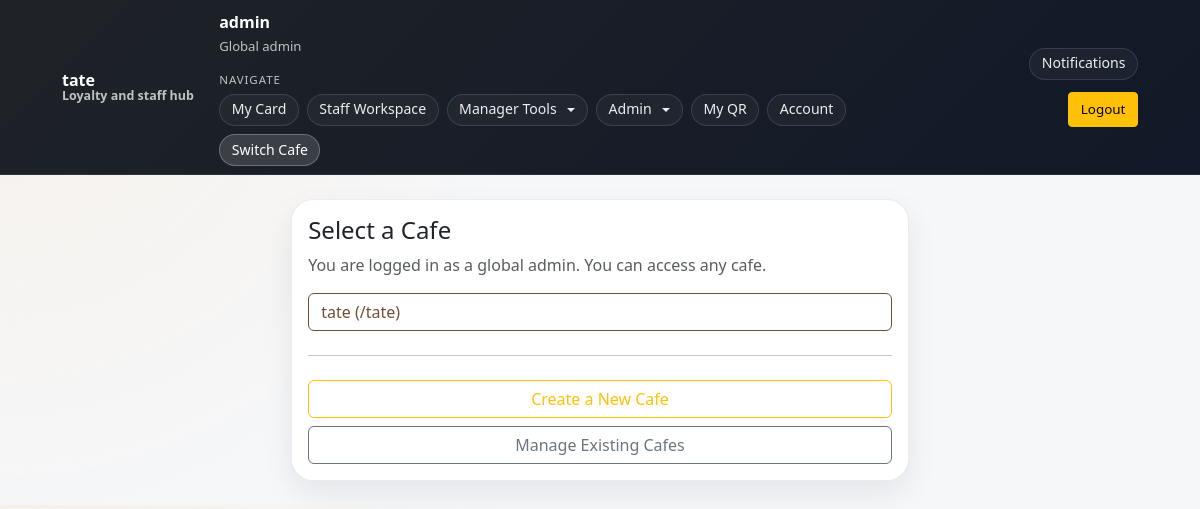
/select-cafe (signed in), run on the app's committed database.
### models.py (models this page shows)
class Cafe(db.Model):
    __tablename__ = "cafes"
    id = db.Column(db.Integer, primary_key=True)
    name = db.Column(db.String(120), nullable=False)
    slug = db.Column(db.String(80), unique=True, nullable=False, index=True)
    is_active = db.Column(db.Boolean, nullable=False, default=True)
    is_archived = db.Column(db.Boolean, nullable=False, default=False)
    created_at = db.Column(db.DateTime, nullable=False, default=datetime.utcnow)
    logo_url = db.Column(db.String(500), nullable=True)
    accent_color = db.Column(db.String(20), nullable=False, default="#6f4e37")
    secondary_color = db.Column(db.String(20), nullable=False, default="#f5ede3")
    theme_mode = db.Column(db.String(20), nullable=False, default="light")   # light | dark | coffee | modern
    card_style = db.Column(db.String(20), nullable=False, default="rounded") # rounded | minimal | bold
    public_location = db.Column(db.String(255), nullable=True)
    public_opening_hours = db.Column(db.String(255), nullable=True)
    public_join_instructions = db.Column(db.String(500), nullable=True)
    settings = db.relationship(
        "CafeSettings",
        back_populates="cafe",
        uselist=False,
        cascade="all, delete-orphan",
    )
    members = db.relationship(
        "CafeMember",
        back_populates="cafe",
        cascade="all, delete-orphan",
    )
    loyalty_cards = db.relationship(
        "LoyaltyCard",
        back_populates="cafe",
        cascade="all, delete-orphan",
    )
    activity_logs = db.relationship(
        "ActivityLog",
        back_populates="cafe",
        cascade="all, delete-orphan",
    )
    invites = db.relationship(
        "StaffInvite",
        back_populates="cafe",
        cascade="all, delete-orphan",
    )
    reward_tiers = db.relationship(
        "RewardTier",
        back_populates="cafe",
        cascade="all, delete-orphan",
        order_by="RewardTier.points_required.asc()",
    )

class User(db.Model):
    __tablename__ = "users"
    id = db.Column(db.Integer, primary_key=True)
    username = db.Column(db.String(40), unique=True, nullable=False, index=True)
    email = db.Column(db.String(255), unique=True, nullable=False, index=True)
    password_hash = db.Column(db.String(255), nullable=False)
    pending_email = db.Column(db.String(255), nullable=True)
    email_verified_at = db.Column(db.DateTime, nullable=True)
    requires_password_setup = db.Column(db.Boolean, nullable=False, default=False)
    requires_email_verification = db.Column(db.Boolean, nullable=False, default=False)
    is_active = db.Column(db.Boolean, nullable=False, default=True)
    is_global_admin = db.Column(db.Boolean, nullable=False, default=False)
    qr_token = db.Column(
        db.String(64),
        unique=True,
        nullable=False,
        default=lambda: secrets.token_urlsafe(32),
    )
    created_at = db.Column(db.DateTime, nullable=False, default=datetime.utcnow)
    memberships = db.relationship(
        "CafeMember",
        back_populates="user",
        cascade="all, delete-orphan",
    )
    loyalty_cards = db.relationship(
        "LoyaltyCard",
        back_populates="user",
        cascade="all, delete-orphan",
    )
    notifications = db.relationship(
        "Notification",
        back_populates="user",
        cascade="all, delete-orphan",
    )
    password_reset_tokens = db.relationship(
        "PasswordResetToken",
        back_populates="user",
        cascade="all, delete-orphan",
    )
    activity_as_actor = db.relationship(
        "ActivityLog",
        foreign_keys="ActivityLog.actor_user_id",
        back_populates="actor_user",
        cascade="all, delete-orphan",
    )
    activity_as_target = db.relationship(
        "ActivityLog",
        foreign_keys="ActivityLog.target_user_id",
        back_populates="target_user",
        cascade="all, delete-orphan",
    )

### app.py (the view)
    @app.get("/select-cafe")
    @require_login
    def select_cafe():
        cafes = cafes_accessible_to_user(current_user())
        return render_template("select_cafe.html", cafes=cafes)

### app.py (called while the page is built, shortened)
def ensure_global_settings() -> GlobalSettings:
    settings = db.session.get(GlobalSettings, 1)
    if settings:
        return settings
    settings = GlobalSettings(id=1)
    db.session.add(settings)
    db.session.commit()
    return settings

def ensure_email_settings() -> EmailSettings:
    settings = db.session.get(EmailSettings, 1)
    if settings:
        return settings

def cafe_is_available(cafe: Cafe | None) -> bool:
    return bool(cafe and cafe.is_active and not getattr(cafe, "is_archived", False))

def normalize_phone(phone_number: str) -> str:
    return re.sub(r"\D+", "", phone_number or "")

def normalize_email(email: str) -> str:
    return (email or "").strip().lower()

def get_user_contact(user_id: int) -> UserContact | None:
    return UserContact.query.filter_by(user_id=user_id).first()

def get_blocked_contact(*, email: str | None = None, phone_number: str | None = None) -> BlockedContact | None:
    normalized_email = normalize_email(email or "")
    if normalized_email:
        blocked_email = BlockedContact.query.filter_by(block_type="email", normalized_value=normalized_email).first()
        if blocked_email:
            return blocked_email
    normalized_phone = normalize_phone(phone_number or "")
    if normalized_phone:
        blocked_phone = BlockedContact.query.filter_by(block_type="phone", normalized_value=normalized_phone).first()
        if blocked_phone:
            return blocked_phone
    return None

def get_user_block(user: User | None) -> BlockedContact | None:
    if not user:
        return None
    contact = get_user_contact(user.id)
    return get_blocked_contact(email=user.email, phone_number=contact.phone_number if contact else None)

### templates/select_cafe.html
{% extends "base.html" %}
{% block content %}
<div class="row justify-content-center">
  <div class="col-lg-7">
    <div class="card shadow-sm">
      <div class="card-body">
        <h1 class="h4 mb-2">Select a Cafe</h1>
        {% if me_is_admin %}
          <p class="text-muted mb-3">
            You are logged in as a global admin. You can access any cafe.
          </p>
        {% else %}
          <p class="text-muted mb-3">
            Choose a cafe you’re assigned to.
          </p>
        {% endif %}
        {% if cafes|length == 0 %}
          <div class="alert alert-warning mb-0">
            No cafes available for your account yet.
          </div>
        {% else %}
          <div class="d-grid gap-2">
            {% for c in cafes %}
              <a class="btn btn-outline-primary text-start" href="{{ url_for('cafe_home', cafe_slug=c.slug) }}">
                {{ c.name }} (/{{ c.slug }})
              </a>
            {% endfor %}
          </div>
        {% endif %}
        {% if me_is_admin %}
          <hr class="my-4">
          <div class="d-grid gap-2">
            <a class="btn btn-outline-warning w-100" href="{{ url_for('admin_create_cafe') }}">
              Create a New Cafe
            </a>
            <a class="btn btn-outline-secondary w-100" href="{{ url_for('admin_cafes') }}">
              Manage Existing Cafes
            </a>
          </div>
        {% endif %}
      </div>
    </div>
  </div>
</div>
{% endblock %}

### templates/base.html (shortened to what this page needs)
<!doctype html>
<html lang="en">
<head>
<link href="https://cdn.jsdelivr.net/npm/bootstrap@5.3.3/dist/css/bootstrap.min.css" rel="stylesheet">
</head>
<body class="theme-{{ active_cafe.theme_mode if active_cafe else 'light' }} card-{{ active_cafe.card_style if active_cafe else 'rounded' }}">
<nav class="navbar navbar-expand-lg navbar-dark sticky-top">
<div class="container main-container">
<a class="navbar-brand fw-semibold" href="{{ url_for('index') }}">
<span class="brand-copy">
<span class="brand-title">{{ active_cafe.name if active_cafe else (global_settings.site_name if global_settings else 'Coffee Loyalty') }}</span>
<span class="brand-subtitle">
{% if active_cafe %}
Loyalty and staff hub
{% else %}
Cafe rewards and team tools
{% endif %}
</span>
</span>
</a>
<div class="collapse navbar-collapse" id="navMenu">
<div class="nav-layout ms-lg-4">
{% if me %}
<div class="nav-cluster">
<div class="nav-status" aria-label="Current account">
<strong>{{ me.username }}</strong>
<span>
{% if me_is_admin %}
Global admin
{% elif me_membership %}
{{ 'Cafe Owner' if me_membership.role == 'owner' else me_membership.role|capitalize }} at {{ active_cafe.name if active_cafe else 'selected cafe' }}
{% elif active_cafe %}
Customer at {{ active_cafe.name }}
{% else %}
Signed in
{% endif %}
</span>
</div>
<div class="nav-stack" aria-label="Workspace navigation">
<div class="nav-group-label">Navigate</div>
<div class="nav-menu-group">
{% if active_cafe %}
<a class="nav-chip {% if request.endpoint in ['card', 'card_history', 'open_card', 'cafe_card', 'cafe_history'] %}active{% endif %}"
href="{{ url_for('cafe_card', cafe_slug=active_cafe.slug) }}"
aria-current="{% if request.endpoint in ['card', 'card_history'] %}page{% endif %}">
My Card
</a>
{% endif %}
{% if active_cafe and (me_is_admin or (me_membership and me_membership.role in ['staff','manager','owner'])) %}
<a class="nav-chip {% if request.endpoint in ['staff_home', 'cafe_staff'] %}active{% endif %}"
href="{{ url_for('cafe_staff', cafe_slug=active_cafe.slug) }}"
aria-current="{% if request.endpoint in ['staff_home', 'cafe_staff'] %}page{% endif %}">
Staff Workspace
</a>
{% endif %}
{% if active_cafe and (me_is_admin or (me_membership and me_membership.role in ['manager', 'owner'])) %}
<div class="dropdown">
<button class="nav-chip nav-dropdown-toggle dropdown-toggle "
type="button"
data-bs-toggle="dropdown"
aria-expanded="false">
Manager Tools
</button>
</div>
{% endif %}
{% if me_is_admin %}
<div class="dropdown">
<button class="nav-chip nav-dropdown-toggle dropdown-toggle {% if request.endpoint in ['admin_create_cafe', 'admin_users', 'admin_global_settings', 'admin_cafes'] %}active{% endif %}"
type="button"
data-bs-toggle="dropdown"
aria-expanded="false">
Admin
</button>
</div>
{% endif %}
{% if active_cafe %}
<a class="nav-chip {% if request.endpoint == 'my_qr' %}active{% endif %}"
href="{{ url_for('my_qr') }}"
aria-current="{% if request.endpoint == 'my_qr' %}page{% endif %}">
My QR
</a>
{% endif %}
<a class="nav-chip {% if request.endpoint == 'account' %}active{% endif %}"
href="{{ url_for('account') }}"
aria-current="{% if request.endpoint == 'account' %}page{% endif %}">
Account
</a>
<a class="nav-chip nav-chip-muted {% if request.endpoint == 'select_cafe' %}active{% endif %}"
href="{{ url_for('select_cafe') }}"
aria-current="{% if request.endpoint == 'select_cafe' %}page{% endif %}">
Switch Cafe
</a>
</div>
</div>
</div>
<div class="nav-cluster justify-content-lg-end">
<div class="dropdown">
<button class="nav-chip nav-dropdown-toggle {% if unread_notifications %}active{% endif %}"
type="button"
data-bs-toggle="dropdown"
aria-expanded="false"
aria-label="Notifications">
Notifications
</button>
</div>
<form method="post"
action="{{ url_for('logout') }}"
class="m-0">
<button class="btn btn-warning btn-sm">Logout</button>
</form>
</div>
{% endif %}
</div>
</div>
</div>
</nav>
<main class="container main-container py-4" id="main-content" tabindex="-1">
{% block content %}{% endblock %}
</main>
</body>
</html>

### data on the page
Cafe: name "tate", slug "tate"
User: username "admin"
